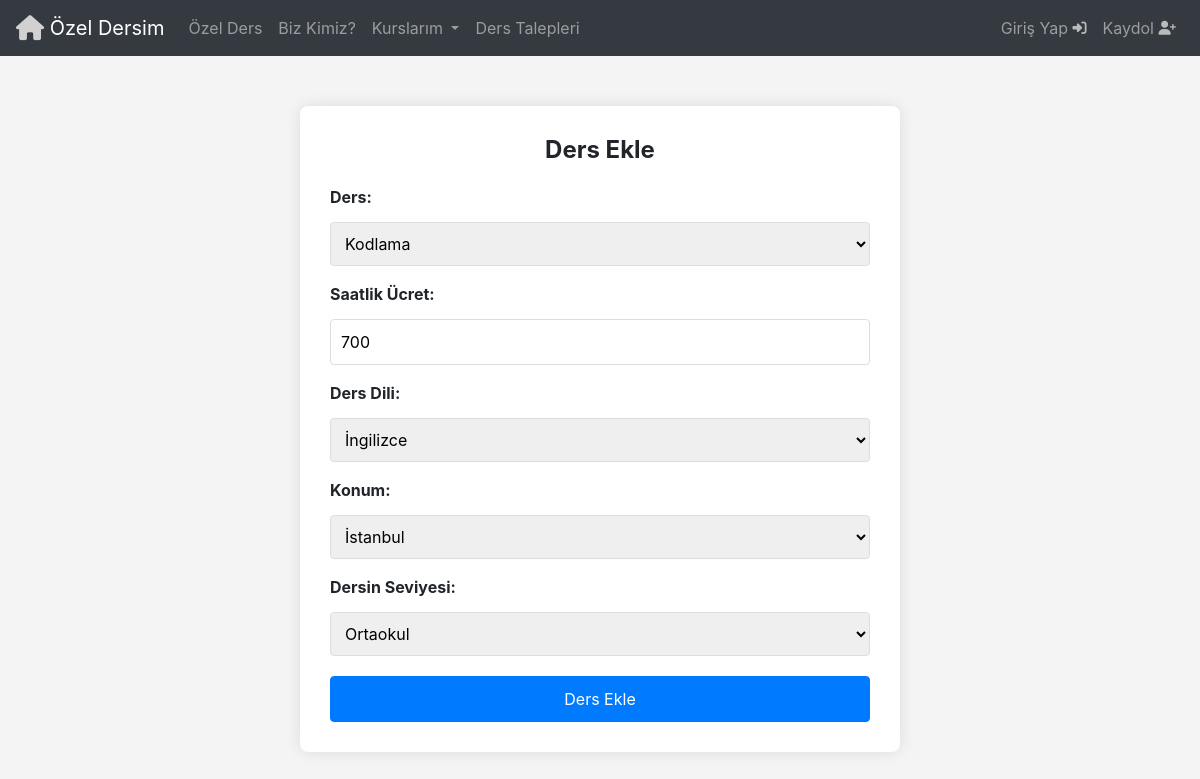
The app's page /ders_duzenle/10/ with its own data.
### Base/models.py (models this page shows, shortened)
class Ders(models.Model):
  ders = models.CharField(max_length=50)
  def __str__(self) :
    return self.ders

class VerilenDersler(models.Model):
  seviye = [
    ('İlkokul', 'İlkokul'),
    ('Ortaokul', 'Ortaokul'),
    ('Lise', 'Lise'),
    ('Universite', 'Üniversite'),
    ('Yukseklisans','Yüksek Lisans'),
  ]
  ders = models.ForeignKey(Ders, on_delete=models.CASCADE)
  saatlik_ucret = models.IntegerField(validators=[MinValueValidator(0)])
  egitmen = models.ForeignKey(User, on_delete=models.CASCADE)
  ders_dili = models.ForeignKey(Dil, on_delete=models.CASCADE)
  sehir = models.ForeignKey(Sehir, on_delete=models.CASCADE)
  ders_seviyesi = models.CharField(max_length=50, choices=seviye)

class Sehir(models.Model):
  sehir = models.CharField(max_length=50)
  def __str__(self):
    return self.sehir

### Base/views.py (the view)
# urls.py: path('ders_duzenle/<str:pk>/',views.ders_duzenle,name='DersDuzenle'),
def ders_duzenle(request,pk):
   ders_data = VerilenDersler.objects.get(id=pk)
   if request.method == 'POST':
      dersform = DersEkleForm(request.POST,instance=ders_data)
      if dersform.is_valid():
         dersform.save()
         return redirect('VerdigimDersler', pk= request.user.id)
   else:
      dersform = DersEkleForm(instance=ders_data)
   return render(request,'DersEkle.html',{'dersform':dersform})

### Base/formlar.py
class DersEkleForm(forms.ModelForm):
    class Meta:
        model = VerilenDersler
        fields = ['ders','saatlik_ucret','ders_dili','sehir','ders_seviyesi']
        exclude = ['egitmen']

### Base/models.py (called while the page is built)
  def __str__(self):
    return self.dil

### Templates/DersEkle.html (shortened to what this page needs)
{% include 'navbar.html' %}
<!DOCTYPE html>
<html lang="en">
  <head>
    <link
      rel="stylesheet"
      href="https://stackpath.bootstrapcdn.com/bootstrap/4.5.2/css/bootstrap.min.css"
    />
  </head>
  <body>
    <div class="container">
      <h2 class="form-title">Ders Ekle</h2>
      <form method="POST">
        <div class="form-group">
          <label for="ders">Ders:</label>
          {{ dersform.ders }}
        </div>
        <div class="form-group">
          <label for="saatlik_ucret">Saatlik Ücret:</label>
          {{ dersform.saatlik_ucret }}
        </div>
        <div class="form-group">
          <label for="ders_dili">Ders Dili:</label>
          {{ dersform.ders_dili }}
        </div>
        <div class="form-group">
          <label for="sehir">Konum:</label>
          {{ dersform.sehir }}
        </div>
        <div class="form-group">
          <label for="ders_seviyesi">Dersin Seviyesi:</label>
          {{ dersform.ders_seviyesi }}
        </div>
        <button type="submit" class="btn btn-primary btn-block">Ders Ekle</button>
      </form>
    </div>
  </body>
</html>

### Templates/DersEkle.html (style rules this page uses)
body { background-color: #f4f4f4; }
.container { max-width: 600px; margin: 50px auto; background-color: #fff; padding: 30px; border-radius: 8px; box-shadow: 0px 0px 15px rgba(0, 0, 0, 0.1); }
.form-group label { font-weight: bold; }
.form-group input[type="text"], .form-group input[type="number"], .form-group select { width: 100%; padding: 10px; margin-top: 5px; border: 1px solid #ddd; border-radius: 4px; box-sizing: border-box; }
.btn-primary { padding: 10px 20px; margin-top: 20px; }
.form-title { font-size: 24px; font-weight: bold; margin-bottom: 20px; text-align: center; }

### records on screen
Ders: ders "Kodlama"
VerilenDersler: saatlik_ucret "700", ders_dili "İngilizce", ders_seviyesi "Ortaokul"
Sehir: sehir "İstanbul"
